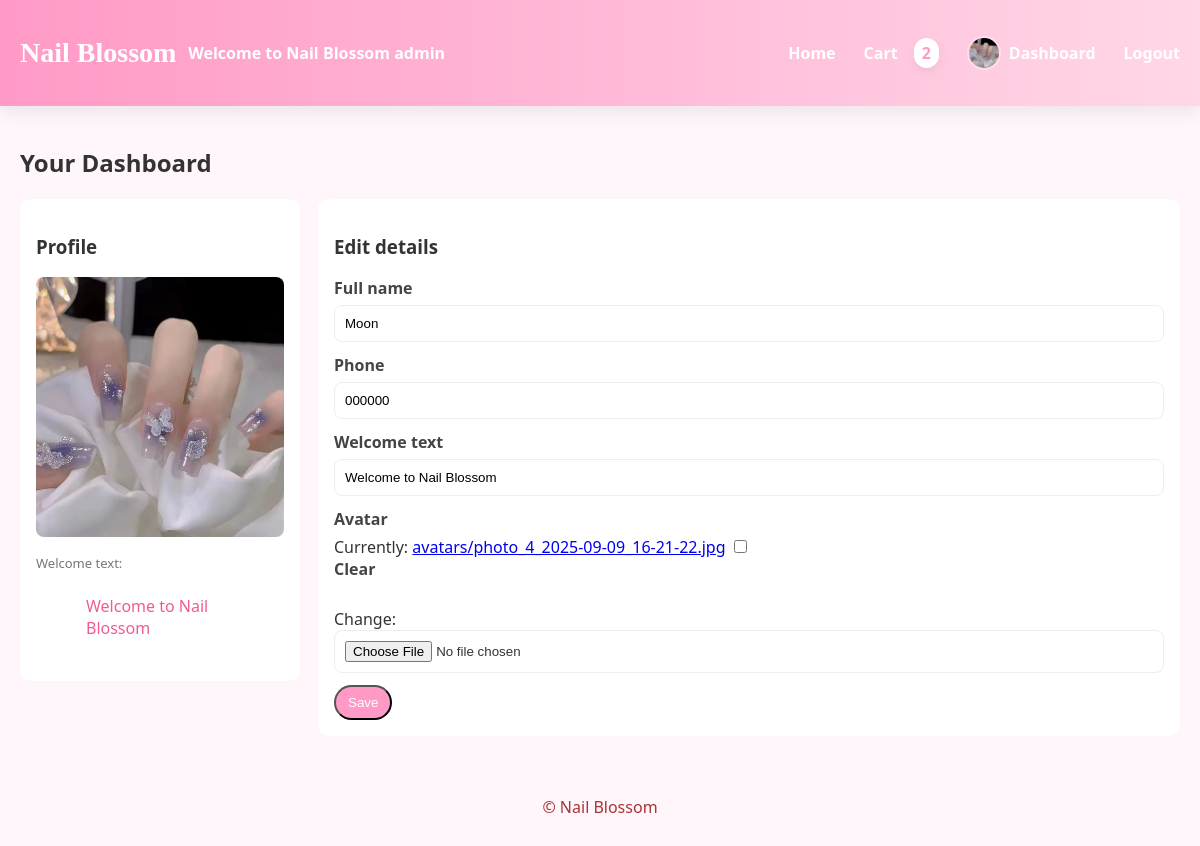
The page /dashboard/ (signed in) on the database its author committed.
### store/models.py (models this page shows, shortened)
class Profile(models.Model):
    user = models.OneToOneField(User, on_delete=models.CASCADE)
    full_name = models.CharField(max_length=200, blank=True)
    phone = models.CharField(max_length=30, blank=True)
    avatar = models.ImageField(upload_to='avatars/', null=True, blank=True)
    welcome_text = models.CharField(max_length=200, blank=True, default='Welcome to Nail Blossom')

### store/views.py (the view)
# urls.py: path('dashboard/', views.dashboard, name='dashboard'),
@login_required
def dashboard(request):
    profile, created = Profile.objects.get_or_create(user=request.user)
    if request.method == 'POST':
        form = ProfileForm(request.POST, request.FILES, instance=profile)
        if form.is_valid():
            p = form.save(commit=False)
            if p.full_name:
                first = p.full_name.split()[0]
                if not p.welcome_text or 'Welcome' in p.welcome_text:
                    p.welcome_text = f"Welcome, {first}!"
            p.save()
            messages.success(request, 'Profile updated')
            return redirect('dashboard')
    else:
        form = ProfileForm(instance=profile)
    return render(request, 'store/dashboard.html', {'form': form, 'profile': profile})

### store/forms.py
class ProfileForm(forms.ModelForm):
    class Meta:
        model = Profile
        fields = ('full_name', 'phone', 'avatar', 'welcome_text')

### store/context_processors.py (called while the page is built)
def cart_and_profile(request):
    cart_count = 0
    try:
        if request.user.is_authenticated:
            cart = Cart.objects.get(user=request.user)
            cart_count = sum(item.quantity for item in cart.items.all())
    except Exception:
        cart_count = 0
    return {
        'cart_count': cart_count,
    }

### store/templates/store/dashboard.html (shortened to what this page needs)
{% extends 'store/base.html' %}
{% block content %}
  <h2>Your Dashboard</h2>
  <div class="profile-wrap">
    <aside class="profile-card">
      <h3>Profile</h3>
      <div class="avatar-preview">
        {% if profile.avatar %}
          <img src="{{ profile.avatar.url }}" alt="avatar" class="avatar-lg">
        {% else %}
          <div class="avatar-placeholder">No avatar</div>
        {% endif %}
      </div>
      <p class="muted">Welcome text:</p>
      <blockquote class="welcome-box">{{ profile.welcome_text }}</blockquote>
    </aside>
    <section class="profile-form">
      <h3>Edit details</h3>
      <form method="post" enctype="multipart/form-data">
        <div class="field">
          <label for="id_full_name">Full name</label>
          {{ form.full_name }}
        </div>
        <div class="field">
          <label for="id_phone">Phone</label>
          {{ form.phone }}
        </div>
        <div class="field">
          <label for="id_welcome_text">Welcome text</label>
          {{ form.welcome_text }}
        </div>
        <div class="field">
          <label for="id_avatar">Avatar</label>
          {{ form.avatar }}
        </div>
        <div class="form-actions">
          <button class="btn" type="submit">Save</button>
        </div>
      </form>
    </section>
  </div>
{% endblock %}

### store/templates/store/base.html (shortened to what this page needs)
<!doctype html>
{% load static %}
<html>
  <head>
    <link rel="stylesheet" href="{% static 'store/css/style.css' %}">
  </head>
  <body>
    <header class="site-header">
      <div class="container header-inner">
        <div class="brand">
          <h1 class="logo">Nail Blossom</h1>
          {% if user.is_authenticated %}
            <div class="brand-welcome">
              <span class="welcome">{{ request.user.profile.welcome_text }} {{ request.user.username }}</span>
            </div>
          {% endif %}
        </div>
        <nav class="main-nav">
          <a href="{% url 'home' %}">Home</a>
          {% if user.is_authenticated %}
            <a href="{% url 'view_cart' %}">Cart <span class="cart-count">{{ cart_count }}</span></a>
            <a class="dashboard-link" href="{% url 'dashboard' %}">
              {% if request.user.profile.avatar %}
                <img src="{{ request.user.profile.avatar.url }}" alt="avatar" class="nav-avatar">
              {% else %}
                <img src="{% static 'store/images/persona.svg' %}" alt="avatar" class="nav-avatar">
              {% endif %}
              <span class="dash-text">Dashboard</span>
            </a>
            <a href="{% url 'logout' %}">Logout</a>
          {% else %}
            <a href="{% url 'login' %}">Login</a>
            <a href="{% url 'register' %}">Register</a>
          {% endif %}
        </nav>
      </div>
    </header>
    <main class="container">
      {% block content %}{% endblock %}
    </main>
    <footer class="site-footer">
      <div class="container">© Nail Blossom</div>
    </footer>
  </body>
</html>

### store/static/store/css/style.css (style rules this page uses)
:root { --bg: #fff6fb; --accent: #ff9ac6; --accent-2: #ffd7e8; --text: #333; }
* { box-sizing:border-box }
body { font-family: 'Segoe UI', Tahoma, sans-serif;background:var(--bg);color:var(--text);margin:0 }
.container { max-width:1200px;margin:0 auto;padding:20px }
.site-header { background:linear-gradient(90deg,var(--accent),var(--accent-2));padding:16px 0;box-shadow:0 6px 18px rgba(0,0,0,0.08) }
.logo { font-family: 'Brush Script MT', cursive;font-size:28px;color:white;margin:0 }
.header-inner { display:flex;align-items:center;justify-content:space-between }
.brand { display:flex;align-items:center;gap:12px }
.brand-welcome { display:flex;align-items:center;gap:8px }
.main-nav a { color:white;margin-left:16px;text-decoration:none;font-weight:600 }
.btn { display:inline-block;background:var(--accent);color:white;padding:8px 12px;border-radius:999px;text-decoration:none;transition:transform .12s ease }
.site-footer { padding:20px;text-align:center;color:#a33 }
.welcome { margin-right:12px;color:#fff;font-weight:600 }
.cart-count { background:#fff;color:var(--accent);padding:4px 8px;border-radius:999px;margin-left:8px;font-weight:700;box-shadow:0 4px 12px rgba(0,0,0,0.06) }
.main-nav { display:flex;align-items:center;gap:12px }
.main-nav a { display:inline-flex;align-items:center;gap:8px }
.nav-avatar { width:34px;height:34px;border-radius:999px;object-fit:cover;border:2px solid rgba(255,255,255,0.35) }
.dashboard-link .dash-text { display:inline-block }
.profile-wrap { display:grid;grid-template-columns:280px 1fr;gap:18px;align-items:start }
.profile-card { background:#fff;border-radius:12px;padding:16px }
.avatar-lg { width:100%;height:260px;object-fit:cover;border-radius:8px }
.muted { color:#777;font-size:13px;margin-top:12px }
.welcome-box { background:#fff; padding:10px;border-radius:8px;margin-top:8px;color:#f05b96 }
.profile-form { background:#fff;border-radius:12px;padding:16px }
.profile-form .field { margin-bottom:12px }
.profile-form label { display:block;font-weight:700;margin-bottom:6px;color:#444 }
.profile-form input[type="text"], .profile-form input[type="file"], .profile-form textarea { width:100%;padding:10px;border-radius:8px;border:1px solid #eee;background:#fff }
.form-actions { margin-top:12px }
html,body { overflow-x:hidden }

### rows shown on the page
Profile: avatar (picture), welcome_text "Welcome to Nail Blossom", full_name "Moon", phone "000000"

### other values the page prints
{{ request.user.profile.welcome_text }} "Welcome to Nail Blossom"
{{ request.user.username }} "admin"
{{ cart_count }} "2"
